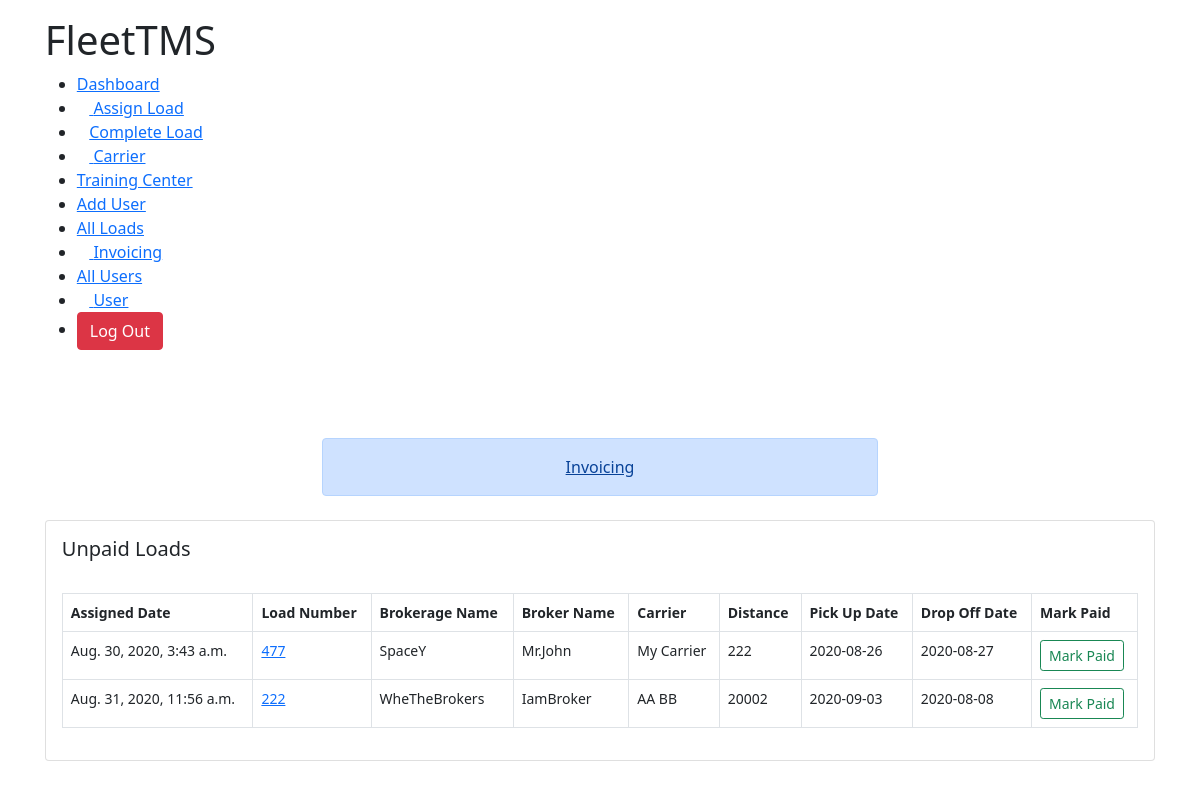
The page /unpaid_loads (signed in) on the database as committed earlier.
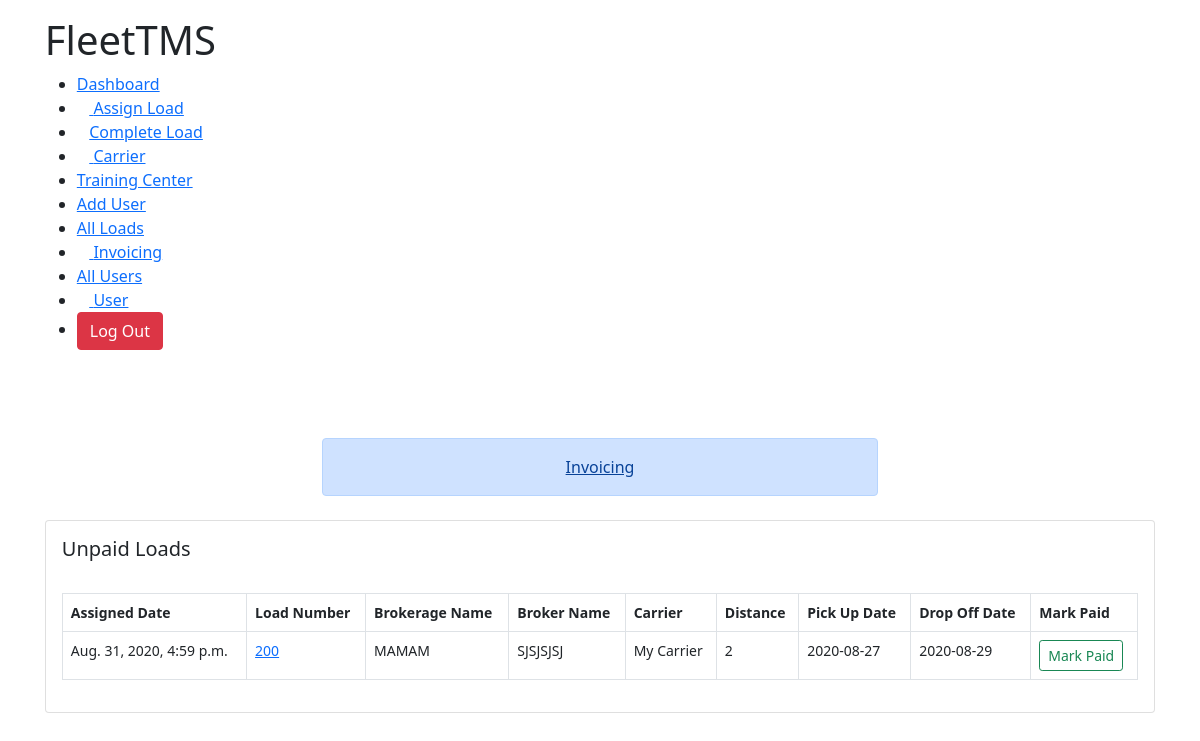
The same page on the database as committed later.
### TMSTruck/models.py (models this page shows, shortened)
class AssignLoad(models.Model):
	user 					= models.ForeignKey(Account,on_delete=models.CASCADE,null=True,blank=True)
	brokerage_name 			= models.CharField(max_length=300, null=True)
	broker_name 			= models.CharField(max_length=300, null=True)
	assignToCarrier			= models.ForeignKey(Carrier,blank=True, on_delete=models.CASCADE, null=True)
	broker_address 			= models.CharField(max_length=300, null=True)
	pickupAddress 			= models.CharField(max_length=300, null=True)
	distance 				= models.IntegerField(null=True)
	weight 					= models.IntegerField(null=True)
	rate 					= models.IntegerField(null=True)
	stops 					= models.IntegerField(null=True)
	assigned_date			= models.DateTimeField(blank=True,auto_now_add=True, null=True)
	pickupDate				= models.CharField(max_length=3000,null=True, blank=True)
	is_active 				= models.BooleanField(default=True,null=True)
	is_paid 				= models.BooleanField(default=False,null=True)
	broker_phone			= models.IntegerField(null=True)
	broker_email			= models.EmailField(max_length=100,null=True)
	load_number				= models.IntegerField(null=True)
	dropOffDate				= models.CharField(max_length=3000,null=True,blank=True)
	dropOffAddress			= models.CharField(max_length=10000,null=True)
	first_available_pickup	= models.CharField(max_length=3000,null=True,blank=True)
	rate_confirmation		= models.FileField(blank=True,upload_to=rate_confirmation_path)
	bill_of_landing			= models.FileField(blank=True,upload_to=bill_path)
	special_comments 		= models.TextField(null=True,max_length=10000)
	final_address			= models.CharField(null=True,max_length=100, blank=True)
	is_awaiting				= models.BooleanField(null=True,default=True,blank=True)
	is_awb					= models.BooleanField(null=True,default=True,blank=True)
	is_sign					= models.BooleanField(null=True,default=False)

class Carrier(models.Model):
	user					= models.ForeignKey(Account,on_delete=models.CASCADE,null=True,blank=True)
	firstName 				= models.CharField(max_length=100,null=True)
	lastName				= models.CharField(max_length=100,null=True)
	company 				= models.CharField(max_length=100,null=True)
	email					= models.EmailField(max_length=100,null=True)
	phone					= models.IntegerField(null=True)
	mc_number 				= models.IntegerField(null=True)
	dot_number				= models.IntegerField(null=True)
	factoring_phone			= models.IntegerField(null=True)
	willing_states			= models.TextField(max_length=1000,null=True)
	carrier_status			= models.CharField(max_length=100,null=True)
	factoring_company		= models.CharField(max_length=100,null=True)
	mc_upload		 		= models.FileField(upload_to=carrierMcFiles,null=True)
	w9_upload 				= models.FileField(upload_to=carrierMcFiles,null=True)
	insurance				= models.FileField(upload_to=carrierMcFiles,null=True)
	costPerMile				= models.IntegerField(null=True)
	def __str__(self):
		return '{} {}'.format(self.firstName,self.lastName)

### TMSTruck/decorators.py (the view)
        def wrapper(request, *args, **kwargs):
            group = None
            if request.user.groups.exists():
                group = request.user.groups.all()[0].name
            if group in allowed_roles:
                return view_func(request, *args, **kwargs)
            elif group == 'Trainee':
                return redirect("user")
            else:
                return HttpResponse("You are not authorized to visit this page. ")

### TMSTruck/views.py (called while the page is built)
@login_required(login_url="login")
@customRoles(allowed_roles=['Admin','Accounting','Hiring Manager', 'Logistics Manager'])
def unpaid_loads(request):
	unpaid_loads = AssignLoad.objects.filter(is_active=False,is_paid=False,is_awb=False,is_awaiting=False)
	template = 'TMSTruck/load_info/unpaid_loads.html'
	group = request.user.groups.all()[0].name
	context = {
		'unpaid_loads':unpaid_loads,
		'group':group
	}
	return render(request,template,context)

### TMSTruck/templates/TMSTruck/load_info/unpaid_loads.html (shortened to what this page needs)
{% extends 'TMSTruck/base.html' %}
{% load static %}
{% block content %}
<!DOCTYPE html>
<html lang="en">
<head>
    <link rel="stylesheet" href="{% static 'css/dashboard.css' %}">
</head>
<body>
    <div class="main-body">
        {% if group == 'Accounting' %}
        {% include 'TMSTruck/navbars/accounting_navbar.html' %}
        {% elif group == 'Admin' %}
        {% include 'TMSTruck/navbars/admin_navbar.html' %}<br><br>
        <div class="col-md-6 mx-auto">
            <a style="display: flex; justify-content: center; "class="mb-4 alert alert-primary" href="{% url 'all_invoice' %}">Invoicing</a>
        </div>
        {% elif group == 'Hiring Manager' %}
        {% include 'TMSTruck/navbars/hiring_manager_navbar.html' %}
        {% elif group == 'Logistics Manager' %}
        {% include 'TMSTruck/navbars/logistics_manager.html' %}
        {% endif %}
        <div class="row">
            <div class="col-md-12">
                <div class="card">
                    <div class="card-body">
                        <h5 class="card-title">Unpaid Loads</h5><br>
                        <table class="table table-bordered">
                            <thead>
                                <tr>
                                    <th scope="col">Assigned Date</th>
                                    <th scope="col">Load Number</th>
                                    <th scope="col">Brokerage Name</th>
                                    <th scope="col">Broker Name</th>
                                    <th scope="col">Carrier</th>
                                    <th scope="col">Distance</th>
                                    <th scope="col">Pick Up Date</th>
                                    <th scope="col">Drop Off Date</th>
                                    <th scope="col">Mark Paid</th>
                                </tr>
                            </thead>
                            <tbody>
                                {% for loads in unpaid_loads %}
                                <tr>
                                    <td>{{loads.assigned_date}}</td>
                                    <td><a href="{% url 'load_detail' loads.id %}">{{loads.load_number}}</a></td>
                                    <td>{{loads.brokerage_name}}</td>
                                    <td>{{loads.broker_name}}</td>
                                    <td>{{loads.assignToCarrier}}</td>
                                    <td>{{loads.distance}}</td>
                                    <td>{{loads.pickupDate}}</td>
                                    <td>{{loads.dropOffDate}}</td>
                                    <td><a href="{% url 'mark_paid' loads.id %}"><button class="btn btn-outline-success btn-sm">Mark Paid</button></a></td>
                                </tr>
                                {% endfor %}
                            </tbody>
                        </table>
                    </div>
                </div>
            </div>
        </div>
    </div>
</body>
</html>
{% endblock %}

Rows that differ between the two databases and show on the page:
no longer on this page (row edited): AssignLoad: assigned_date "Aug. 30, 2020, 3:43 a.m.", load_number "477", brokerage_name "SpaceY", broker_name "Mr.John", assignToCarrier "My Carrier", distance "222", pickupDate "2020-08-26", dropOffDate "2020-08-27"
no longer on this page (row edited): AssignLoad: assigned_date "Aug. 31, 2020, 11:56 a.m.", load_number "222", brokerage_name "WheTheBrokers", broker_name "IamBroker", assignToCarrier "AA BB", distance "20002", pickupDate "2020-09-03", dropOffDate "2020-08-08"
added AssignLoad: assigned_date "Aug. 31, 2020, 4:59 p.m.", load_number "200", brokerage_name "MAMAM", broker_name "SJSJSJSJ", assignToCarrier "My Carrier", distance "2", pickupDate "2020-08-27", dropOffDate "2020-08-29"
